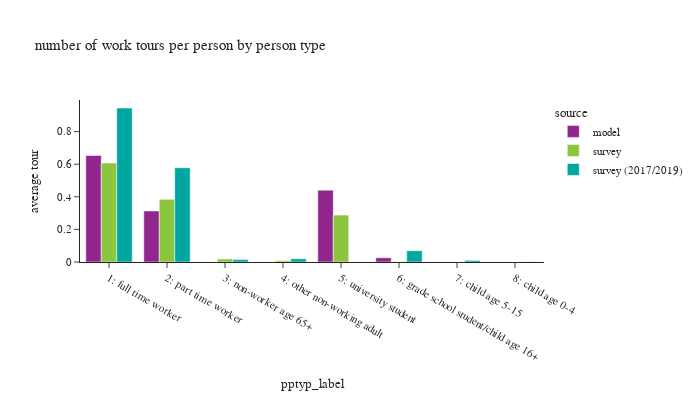

Write notebook code for a chart like this one.
### Code cell
wk_tour = df_tour.loc[df_tour['pdpurp']==1].copy()

df_plot = wk_tour.groupby(['source','pptyp_label'])['toexpfac'].sum().reset_index(). \
    merge(df_person.groupby(['source','pptyp_label'])['psexpfac'].sum().reset_index(), how='left', on=['source','pptyp_label'])
df_plot['average tour'] = df_plot['toexpfac']/df_plot['psexpfac']
# df_plot
fig = px.bar(df_plot, x='pptyp_label', y="average tour", color="source",
             barmode="group",title="number of work tours per person by person type")
fig.update_layout(height=400, width=700, font=dict(size=11),
                  yaxis=dict(tickformat=".2"))
fig.show()

### Figure 1 — Plotly figure (JSON) as saved in the notebook; plotly's stock layout.template omitted (floating-point values rounded to 4 significant figures)
{"data": [{"alignmentgroup": "True", "hovertemplate": "source=model<br>pptyp_label=%{x}<br>average tour=%{y}<extra></extra>", "legendgroup": "model", "marker": {"color": "#91268F", "pattern": {"shape": ""}}, "name": "model", "offsetgroup": "model", "orientation": "v", "showlegend": true, "textposition": "auto", "type": "bar", "x": ["1: full time worker", "2: part time worker", "3: non-worker age 65+", "4: other non-working adult", "5: university student", "6: grade school student/child age 16+", "7: child age 5-15", "8: child age 0-4"], "xaxis": "x", "y": [0.6534, 0.3133, 0.0, 0.0, 0.4409, 0.02599, 0.0, 0.0], "yaxis": "y"}, {"alignmentgroup": "True", "hovertemplate": "source=survey<br>pptyp_label=%{x}<br>average tour=%{y}<extra></extra>", "legendgroup": "survey", "marker": {"color": "#8CC63E", "pattern": {"shape": ""}}, "name": "survey", "offsetgroup": "survey", "orientation": "v", "showlegend": true, "textposition": "auto", "type": "bar", "x": ["1: full time worker", "2: part time worker", "3: non-worker age 65+", "4: other non-working adult", "5: university student", "6: grade school student/child age 16+", "7: child age 5-15", "8: child age 0-4"], "xaxis": "x", "y": [0.6075, 0.3848, 0.01875, 0.007946, 0.2878, 0.002149, 7.954e-05, 0.0], "yaxis": "y"}, {"alignmentgroup": "True", "hovertemplate": "source=survey (2017/2019)<br>pptyp_label=%{x}<br>average tour=%{y}<extra></extra>", "legendgroup": "survey (2017/2019)", "marker": {"color": "#00A7A0", "pattern": {"shape": ""}}, "name": "survey (2017/2019)", "offsetgroup": "survey (2017/2019)", "orientation": "v", "showlegend": true, "textposition": "auto", "type": "bar", "x": ["1: full time worker", "2: part time worker", "3: non-worker age 65+", "4: other non-working adult", "5: university student", "6: grade school student/child age 16+", "7: child age 5-15", "8: child age 0-4"], "xaxis": "x", "y": [0.9442, 0.5784, 0.0149, 0.01994, null, 0.06905, 0.009647, 0.001647], "yaxis": "y"}], "layout": {"barmode": "group", "font": {"size": 11}, "height": 400, "legend": {"title": {"text": "source"}, "tracegroupgap": 0}, "title": {"text": "number of work tours per person by person type"}, "width": 700, "xaxis": {"anchor": "y", "domain": [0.0, 1.0], "title": {"text": "pptyp_label"}}, "yaxis": {"anchor": "x", "domain": [0.0, 1.0], "tickformat": ".2", "title": {"text": "average tour"}}}}
